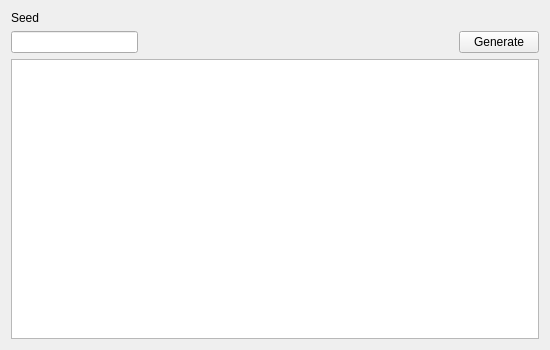
<?xml version="1.0" encoding="UTF-8"?>
<ui version="4.0">
 <class>JirachiPattern</class>
 <widget class="QWidget" name="JirachiPattern">
  <property name="geometry">
   <rect>
    <x>0</x>
    <y>0</y>
    <width>550</width>
    <height>350</height>
   </rect>
  </property>
  <property name="windowTitle">
   <string>Channel Jirachi Pattern</string>
  </property>
  <layout class="QGridLayout" name="gridLayout">
   <item row="0" column="0">
    <widget class="QLabel" name="labelSeed">
     <property name="text">
      <string>Seed</string>
     </property>
    </widget>
   </item>
   <item row="1" column="0">
    <widget class="TextBox" name="textBoxSeed"/>
   </item>
   <item row="1" column="1">
    <spacer name="horizontalSpacer">
     <property name="orientation">
      <enum>Qt::Horizontal</enum>
     </property>
     <property name="sizeHint" stdset="0">
      <size>
       <width>309</width>
       <height>20</height>
      </size>
     </property>
    </spacer>
   </item>
   <item row="1" column="2">
    <widget class="QPushButton" name="pushButtonGenerate">
     <property name="text">
      <string>Generate</string>
     </property>
    </widget>
   </item>
   <item row="2" column="0" colspan="3">
    <widget class="TableView" name="tableView">
     <attribute name="verticalHeaderVisible">
      <bool>false</bool>
     </attribute>
    </widget>
   </item>
  </layout>
 </widget>
 <customwidgets>
  <customwidget>
   <class>TextBox</class>
   <extends>QLineEdit</extends>
   <header>Forms/Controls/TextBox.hpp</header>
  </customwidget>
  <customwidget>
   <class>TableView</class>
   <extends>QTableView</extends>
   <header>Forms/Controls/TableView.hpp</header>
  </customwidget>
 </customwidgets>
 <tabstops>
  <tabstop>textBoxSeed</tabstop>
  <tabstop>pushButtonGenerate</tabstop>
  <tabstop>tableView</tabstop>
 </tabstops>
 <resources/>
 <connections/>
</ui>
